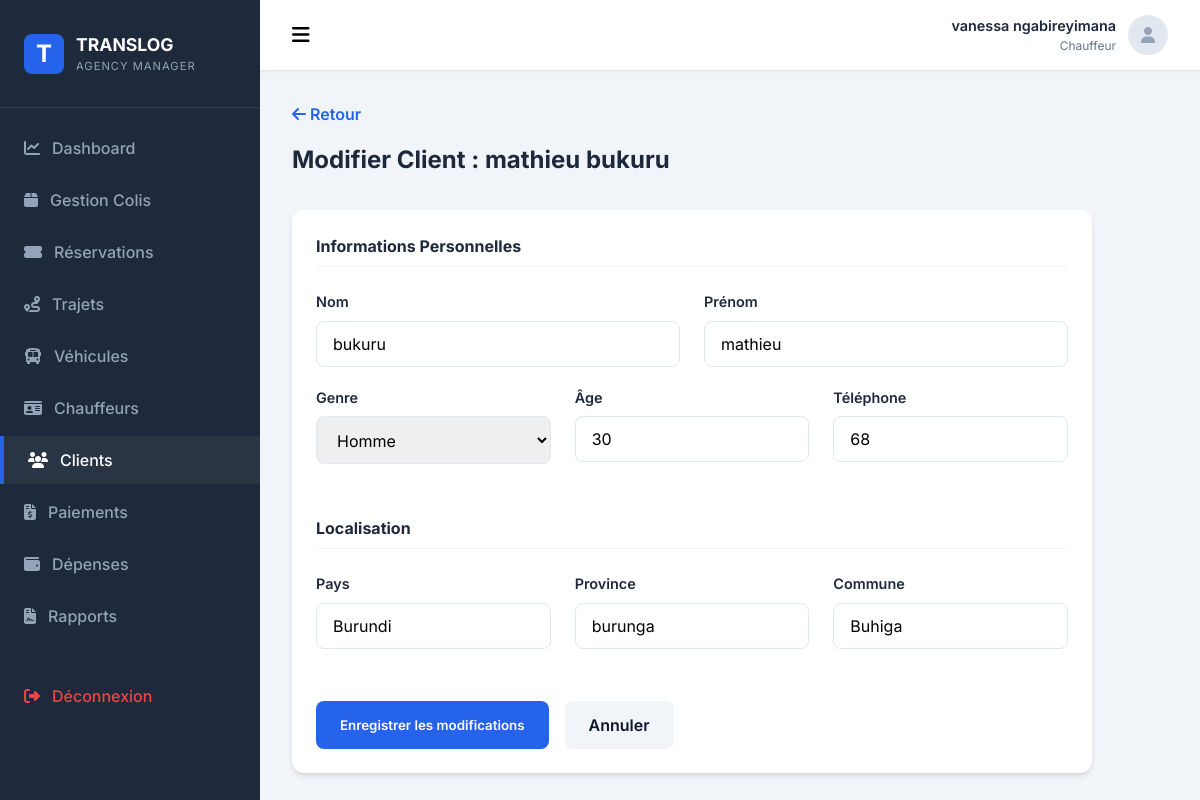
/modules/clients/edit.php?id=3 (signed in), run on the app's committed database.
### tables this page shows
CREATE TABLE `passager` (
  `idP` int NOT NULL,
  `nomP` varchar(100) DEFAULT NULL,
  `prenomP` varchar(100) DEFAULT NULL,
  `genre` varchar(20) DEFAULT NULL,
  `age` int DEFAULT NULL,
  `telephone` int NOT NULL,
  `id_Adres` int DEFAULT NULL
);

CREATE TABLE `adresse` (
  `idAdr` int NOT NULL,
  `pays` varchar(100) DEFAULT NULL,
  `province` varchar(100) DEFAULT NULL,
  `commune` varchar(100) DEFAULT NULL,
  `zone` varchar(100) DEFAULT NULL,
  `quartier` varchar(100) DEFAULT NULL,
  `avenue` varchar(100) DEFAULT NULL,
  `numero` varchar(20) DEFAULT NULL
);

### modules/clients/edit.php (the view, shortened to what this page needs)
<?php
require_once '../../config/database.php';
$id = isset($_GET['id']) ? (int)$_GET['id'] : 0;
$stmt = $pdo->prepare("SELECT p.*, a.pays, a.province, a.commune FROM passager p LEFT JOIN adresse a ON p.id_Adres = a.idAdr WHERE p.idP = ?");
$stmt->execute([$id]);
$p = $stmt->fetch();
include '../../includes/header.php';
include '../../includes/sidebar.php';
?>
<div style="margin-bottom: 2rem;">
    <a href="index.php" style="text-decoration: none; color: var(--primary-color); font-weight: 600;">
        <i class="fas fa-arrow-left"></i> Retour
    </a>
    <h1 style="font-size: 1.5rem; font-weight: 700; margin-top: 1rem;">Modifier Client : <?php echo htmlspecialchars($p['prenomP'].' '.$p['nomP']); ?></h1>
</div>
<div class="card" style="max-width: 800px;">
    <form action="" method="POST">
        <h4 style="margin-bottom: 1.5rem; border-bottom: 1px solid #f1f5f9; padding-bottom: 0.5rem;">Informations Personnelles</h4>
        <div style="display: grid; grid-template-columns: 1fr 1fr; gap: 1.5rem;">
            <div class="form-group">
                <label class="form-label">Nom</label>
                <input type="text" name="nomP" class="form-control" value="<?php echo htmlspecialchars($p['nomP']); ?>" required>
            </div>
            <div class="form-group">
                <label class="form-label">Prénom</label>
                <input type="text" name="prenomP" class="form-control" value="<?php echo htmlspecialchars($p['prenomP']); ?>" required>
            </div>
        </div>
        <div style="display: grid; grid-template-columns: 1fr 1fr 1fr; gap: 1.5rem;">
            <div class="form-group">
                <label class="form-label">Genre</label>
                <select name="genre" class="form-control">
                    <option value="Homme" <?php echo $p['genre'] == 'Homme' ? 'selected' : ''; ?>>Homme</option>
                </select>
            </div>
            <div class="form-group">
                <label class="form-label">Âge</label>
                <input type="number" name="age" class="form-control" value="<?php echo $p['age']; ?>">
            </div>
            <div class="form-group">
                <label class="form-label">Téléphone</label>
                <input type="text" name="telephone" class="form-control" value="<?php echo htmlspecialchars($p['telephone']); ?>" required>
            </div>
        </div>
        <h4 style="margin: 2rem 0 1.5rem; border-bottom: 1px solid #f1f5f9; padding-bottom: 0.5rem;">Localisation</h4>
        <div style="display: grid; grid-template-columns: 1fr 1fr 1fr; gap: 1.5rem;">
            <div class="form-group">
                <label class="form-label">Pays</label>
                <input type="text" name="pays" class="form-control" value="<?php echo htmlspecialchars($p['pays']); ?>">
            </div>
            <div class="form-group">
                <label class="form-label">Province</label>
                <input type="text" name="province" class="form-control" value="<?php echo htmlspecialchars($p['province']); ?>">
            </div>
            <div class="form-group">
                <label class="form-label">Commune</label>
                <input type="text" name="commune" class="form-control" value="<?php echo htmlspecialchars($p['commune']); ?>">
            </div>
        </div>
        <div style="margin-top: 2rem; display: flex; gap: 1rem;">
            <button type="submit" class="btn btn-primary">Enregistrer les modifications</button>
            <a href="index.php" class="btn" style="background: #f1f5f9; color: #0f172a; text-decoration: none;">Annuler</a>
        </div>
    </form>
</div>
<?php include '../../includes/footer.php'; ?>

### assets/css/style.css (style rules this page uses)
:root { --primary-color: #2563eb; --primary-dark: #1e40af; --secondary-color: #64748b; --success-color: #10b981; --warning-color: #f59e0b; --danger-color: #ef4444; --dark-color: #1e293b; --light-color: #f8fafc; --white: #ffffff; --sidebar-width: 260px; --shadow: 0 4px 6px -1px rgb(0 0 0 / 0.1), 0 2px 4px -2px rgb(0 0 0 / 0.1); --transition: all 0.3s ease; }
* { margin: 0; padding: 0; box-sizing: border-box; font-family: 'Inter', system-ui, -apple-system, sans-serif; }
body { background-color: #f1f5f9; color: var(--dark-color); line-height: 1.5; overflow-x: hidden; }
.card { background: var(--white); border-radius: 12px; padding: 1.5rem; box-shadow: var(--shadow); margin-bottom: 2rem; }
.form-group { margin-bottom: 1.25rem; }
.form-label { display: block; margin-bottom: 0.5rem; font-weight: 600; font-size: 0.9rem; }
.form-control { width: 100%; padding: 0.75rem 1rem; border: 1px solid #e2e8f0; border-radius: 8px; font-size: 1rem; transition: var(--transition); }
.btn { padding: 0.75rem 1.5rem; border-radius: 8px; font-weight: 600; cursor: pointer; border: none; transition: var(--transition); }
.btn-primary { background: var(--primary-color); color: var(--white); }

### data on the page
passager: prenomP+nomP "mathieu bukuru", nomP "bukuru", prenomP "mathieu", age "30", telephone "68", pays "Burundi", province "burunga", commune "Buhiga"

### other printed values
$user['name'] "vanessa ngabireyimana"
$user['role'] "Chauffeur"
